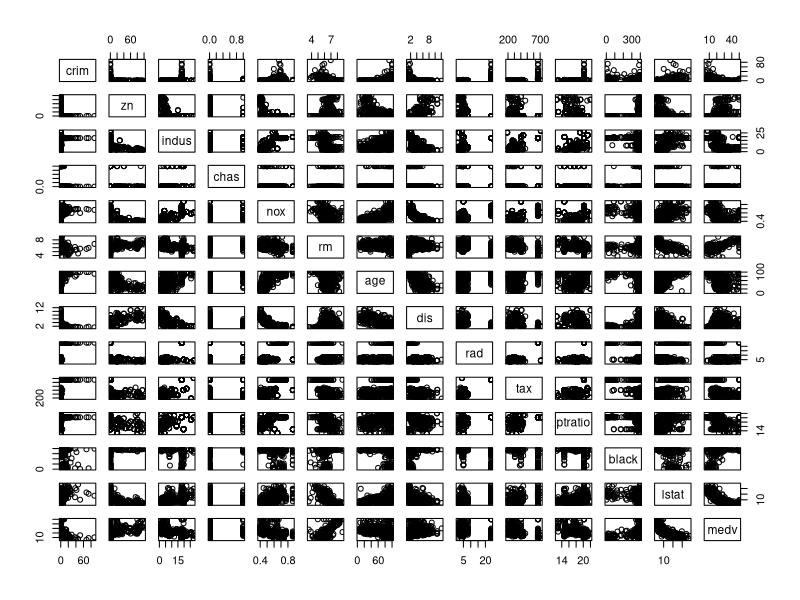
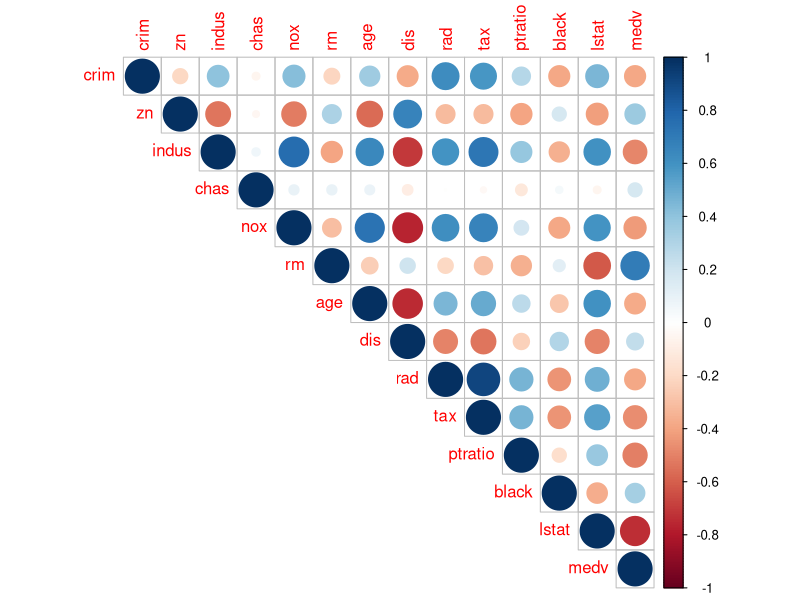
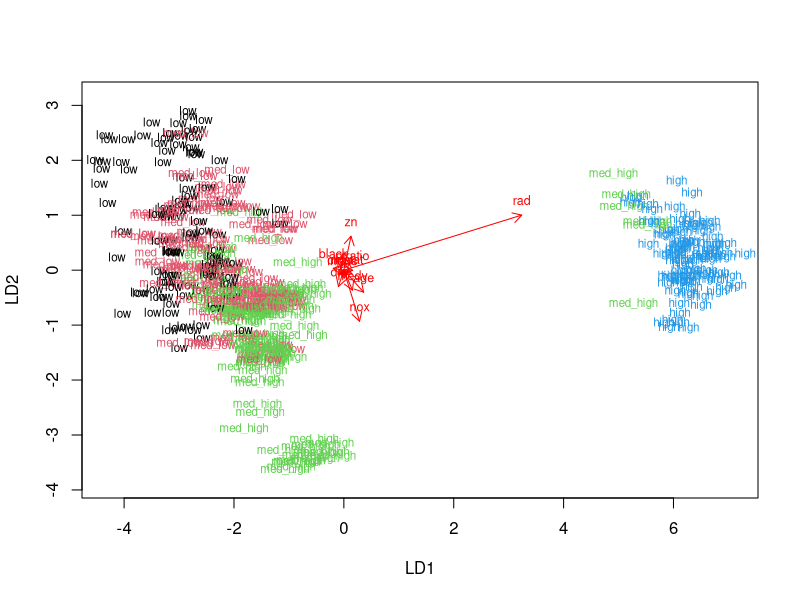
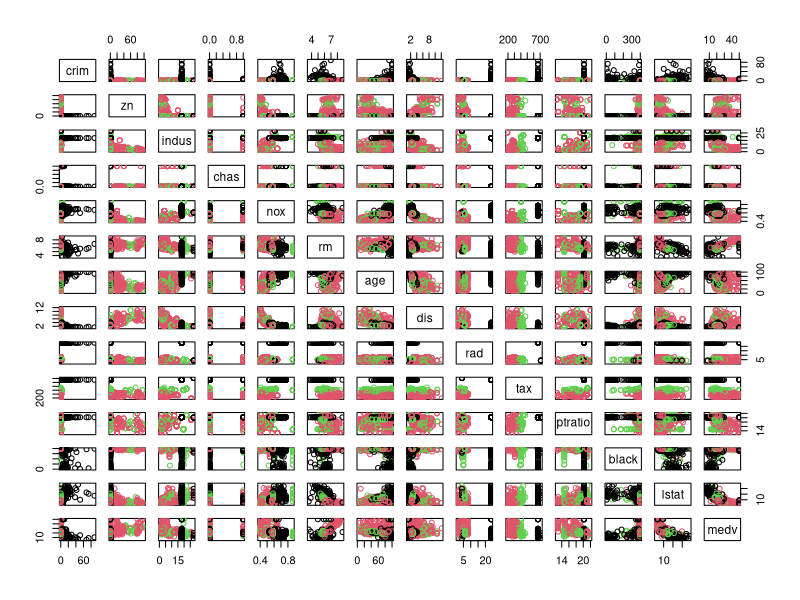
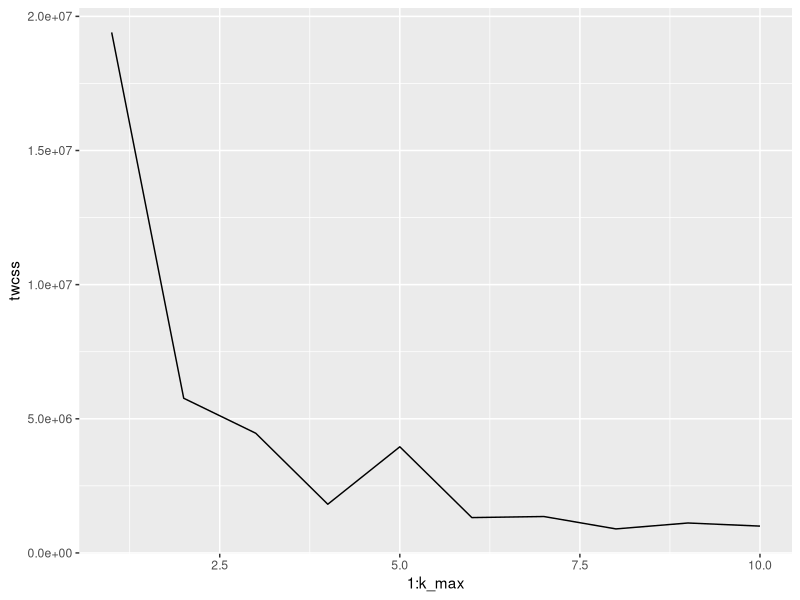
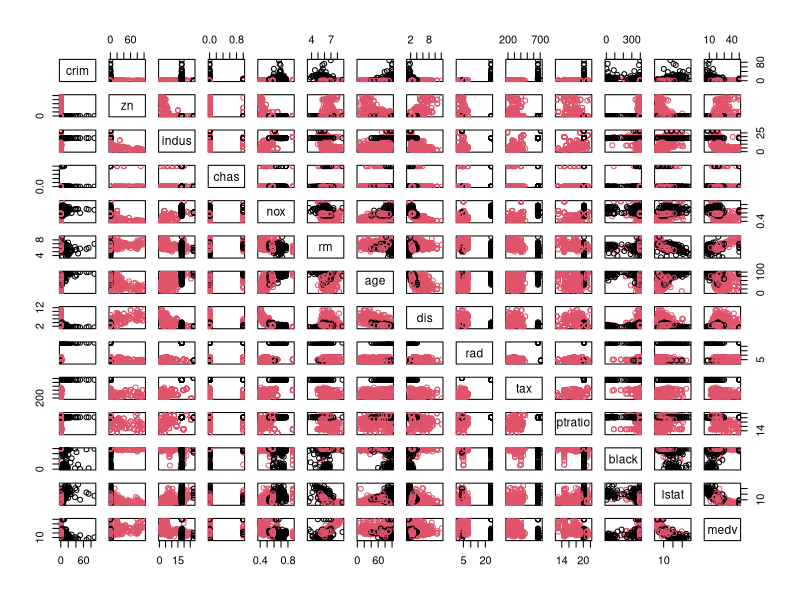

The R source for these figures, in order:
## ---- chunk 1
#Load the required packages
library(tidyverse)
library(MASS)
library(corrplot)

# load the data
data("Boston")

# explore the dataset
dim(Boston)
str(Boston)

## ---- chunk 2
pairs(Boston)
corrplot(cor(Boston), method="circle", type = "upper")
summary(Boston)

## ---- chunk 3
#Standardize the dataset
boston_scaled <- as.data.frame(scale(Boston))

#Summaries of the scaled variables
summary(boston_scaled)

#Create a categorical variable of the crime rate
crime <- cut(boston_scaled$crim, breaks = quantile(boston_scaled$crim), include.lowest = TRUE, label = c("low", "med_low", "med_high", "high" ))

# add the new categorical value to scaled data
boston_scaled <- dplyr::select(boston_scaled, -crim)
boston_scaled <- data.frame(boston_scaled, crime)

#Divide the dataset to train and test sets, so that 80% of the data belongs to the train set
ind <- sample(nrow(boston_scaled),  size = nrow(boston_scaled) * 0.8)
train <- boston_scaled[ind,]
test <- boston_scaled[-ind,]



## ---- chunk 4
lda.fit <- lda(crime ~ ., data = train)

# the function for lda biplot arrows
lda.arrows <- function(x, myscale = 1, arrow_heads = 0.1, color = "red", tex = 0.75, choices = c(1,2)){
  heads <- coef(x)
  arrows(x0 = 0, y0 = 0, 
         x1 = myscale * heads[,choices[1]], 
         y1 = myscale * heads[,choices[2]], col=color, length = arrow_heads)
  text(myscale * heads[,choices], labels = row.names(heads), 
       cex = tex, col=color, pos=3)
}
classes <- as.numeric(train$crime)

#Draw the LDA (bi)plot
plot(lda.fit, dimen = 2, col = classes, pch = classes)
lda.arrows(lda.fit, myscale = 1)


## ---- chunk 5
#Save the crime categories from the test set and then remove the categorical crime variable from the test dataset. 
correct_classes <- test$crime
test <- dplyr::select(test, -crime)

#Predict classes with test data
lda.pred <- predict(lda.fit, newdata = test)

#Cross tabulate the results
table(correct = correct_classes, predicted = lda.pred$class)
## ---- chunk 6
#Reload and standardize the Boston dataset
data("Boston")
boston_scaled <- as.data.frame(scale(Boston))

#Make the euclidean distance matrix
dist_eu <- dist(boston_scaled)

#Summary of the distances
summary(dist_eu)

#Run k-means algorithm on the dataset using 3 clusters
km <- kmeans(Boston, centers = 3)

#Plot the Boston dataset with clusters
pairs(Boston, col = km$cluster)

#Investigate what is the optimal number of clusters (1-10)
k_max <- 10

#Calculate the total within sum of squares and visualize the results
twcss <- sapply(1:k_max, function(k){kmeans(Boston, k)$tot.withinss})
qplot(x = 1:k_max, y = twcss, geom = 'line')

#Redo the clustering with the optimal number of clusters (2) and plot the results
km <- kmeans(Boston, centers = 2)
pairs(Boston, col = km$cluster)
